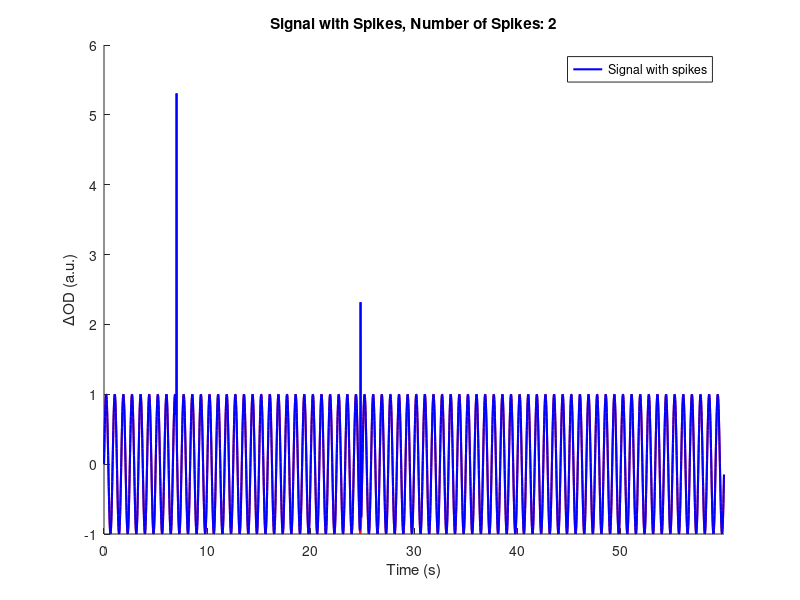

The MATLAB script that drew this image:
function [noisy_signal, spikes] = artifact_spikes(time, signal, num_spikes, plt_fig, ...
    spike_locations, spike_amplitudes, spike_widths, spike_directions)
    % This function generates spikes modeled by narrow Gaussians and adds them
    % to a given signal.
    %
    % Parameters:
    % - time: Time vector (n*1)
    % - signal: Original signal (n*1)
    % - num_spikes: Number of spikes
    % - plt_fig: Plotting flag (1 to enable, 0 to disable)
    % - spike_locations: Locations of spikes (optional)
    % - spike_amplitudes: Amplitudes of spikes (optional)
    % - spike_widths: Gaussian widths of spikes (optional)
    % - spike_directions: Directions of spikes (+1 for up, -1 for down, optional)
    %
    % Outputs:
    % - noisy_signal: Signal with added spikes
    % - spikes: The generated spikes (n*1)
    %
    % Author: Jingyi Wu, 2025

    %% Ensure time and signal are column vectors
    if nargin > 0 && (~iscolumn(time) || ~iscolumn(signal))
        warning('Input "time" and "signal" must be column vectors. Reshaping...');
        time = time(:);
        signal = signal(:);
    end
    
    %% Default Parameters
    if nargin == 0
        fs = 50; % Hz
        time = (0:1/fs:60-1/fs)'; % Time axis, 60 seconds
        signal = sin(2*pi*1.2*time); % Example signal, sine wave at 1.2 Hz
        num_spikes = randi([0 4]);
        plt_fig = 1; % Default to plotting
    end

    if nargin < 3 || isempty(num_spikes)
        num_spikes = randi([0 4]);
    end

    if nargin < 4 || isempty(plt_fig)
        plt_fig = 1; % Default to plotting if not provided
    end

    %% Randomize Parameters if Not Provided
    if nargin < 5 || isempty(spike_locations)
        loc_min = 1;
        loc_max = length(time);
        spike_locations = randi([loc_min, loc_max], num_spikes, 1); % Random locations
    end

    if nargin < 6 || isempty(spike_amplitudes)
        amp_min = 1.5; amp_max = 8;
        spike_amplitudes = (amp_max-amp_min) * rand(num_spikes, 1) + amp_min; % Random amplitudes
    end

    if nargin < 7 || isempty(spike_widths)
        wid_min = 0.0005; wid_max = 0.02;
        spike_widths = (wid_max-wid_min) * rand(num_spikes, 1) + wid_min; % Random widths
    end

    if nargin < 8 || isempty(spike_directions)
        random_int = randi([1, 2], num_spikes, 1);
        spike_directions = 2 * random_int - 3; % Random directions (+1 or -1)
    end

    %% Sort Spike Locations
    spike_locations = sort(time(spike_locations));
    
    %% Generate Spikes
    spikes = zeros(length(time), 1);
    for idx_spk = 1:num_spikes
        amp = spike_amplitudes(idx_spk);
        wid = spike_widths(idx_spk);
        locn = spike_locations(idx_spk);
        dire = spike_directions(idx_spk);
        spike = dire * amp * exp(-(time-locn).^2 ./ (2*wid^2));
        spikes = spikes + spike;
    end
    
    noisy_signal = signal + spikes;

    %% Visualize
    if plt_fig == 1
        figure; set(gcf, 'Position', [100, 100, 600, 300]); hold on;
        plot(time, signal, 'Color', 'r', 'LineWidth', 1.5);
        s1 = plot(time, noisy_signal, 'Color', 'b', 'LineWidth', 1.5);
        legend(s1, 'Signal with spikes');
        title(['Signal with Spikes, Number of Spikes: ', num2str(num_spikes)]);
        ylabel('\DeltaOD (a.u.)');
        xlabel('Time (s)');
        xlim([0 max(time)]);
        box off;
    end
end
